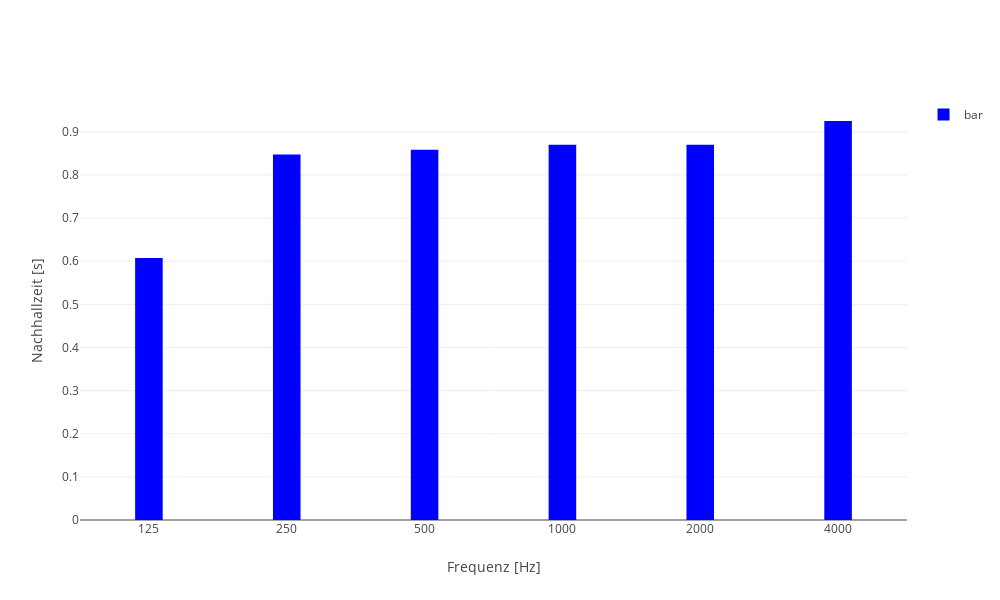
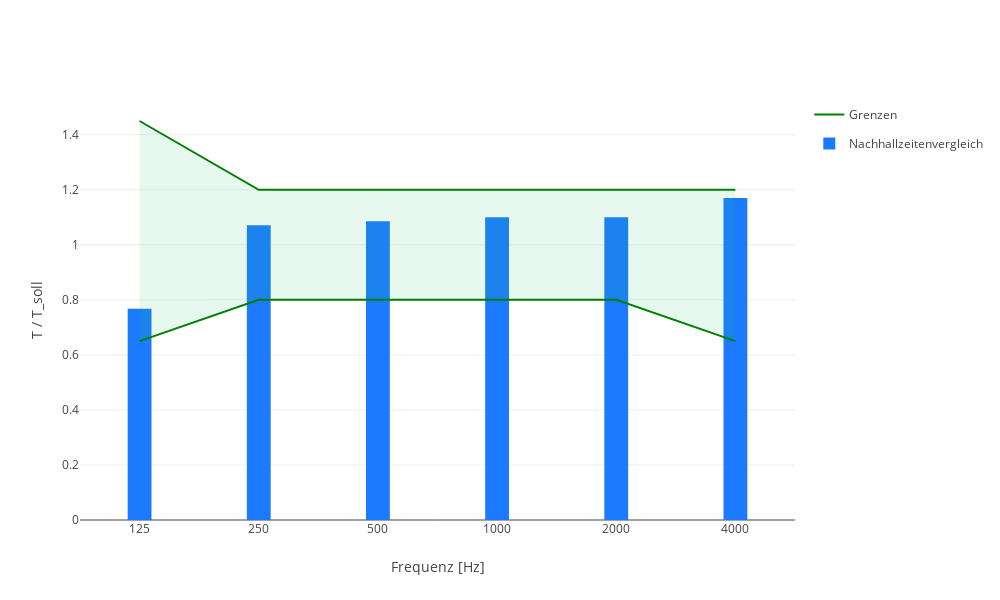

Source (notebook cell) for these figures, in order:
### Code cell
import math 
import numpy as np
import plotly.graph_objects as go
from utils import basic_dict, read_db

volume = 40 # Abschaetzung eines normal grossen Raumes
surface = [20,20,10,10,8,8] # Abschaetzung eines normal grossen Raumes
# Testwerte fuer die diffusen Absorptionsgrade

alpha = {'125 Hz': [.2, 0.1,0.2, 0.1,0.1, 0.1], '250 Hz': [0.1, 0.1,0.1, 0.1,0.1, 0.1], 
           '500 Hz': [0.02, 0.1,0.2, 0.07,0.1, 0.2], '1 kHz': [0.1, 0.1, 0.08, 0.1,  0.1, 0.1], 
           '2 kHz': [0.1, 0.04, 0.1, 0.2, 0.1, 0.1], '4 kHz': [0.1, 0.1, 0.1, 0.1, 0.02, 0.1]} # 

use = 'Musik'

class room: 
    '''Class inheriting all functions for calculations and making plots.'''

    def __init__(self, volume, surface, alpha, use):
        '''Function to initialize the class "room"'''
        self.input = {'Volume': volume, 'Surface': surface, 'Absorption coefficient': alpha}
        self.volume = volume
        self.surface = surface
        self.alpha = alpha
        self.use = use
        self.ErrorMessage = None

    def criticalDistance(self):
        '''
        Function to calculate the critical distance, where the energy densities of the direct and reflected soundfield are equal. 
        Calculation is made with an approximate formula based on statistical acoustics in a diffuse soundfield.
        '''
        
        criticalDistance = np.sqrt(self.equivalentAbsorptionSurface() / 50)

        return criticalDistance
        
    def equivalentAbsorptionSurface(self):
        '''Function to calculate the equivalent absorption surface.'''

        equivalentAbsorptionSurface = basic_dict()

        for walls in range(len(self.surface)):
            for octavebands in equivalentAbsorptionSurface:
                alphaValuesList = self.alpha[octavebands]
                equivalentAbsorptionSurface[octavebands] = equivalentAbsorptionSurface[octavebands] + self.surface[walls] * alphaValuesList[walls]
 
        return equivalentAbsorptionSurface
    
    def equivalentAbsorptionSurface_people(self, peopleDescription, numberOfPeople):
        '''
        Function to add equivalent absorption surface based on the number of people in the room and their specification regarding age and position (e.g. standing, sitting).
        Data retrieved from Table A.1 in DIN 18041
        '''
        equivalentAbsorptionSurface_total = basic_dict()
        equivalentAbsorptionSurface_walls = self.equivalentAbsorptionSurface()

        equivalentAbsorptionSurface_people = read_db('equivalentAbsorptionSurface_people_data.csv')

        equivalentAbsorptionSurface_people_list =  equivalentAbsorptionSurface_people[peopleDescription]

        index = 0

        for octaveBands in equivalentAbsorptionSurface_walls:
            
            equivalentAbsorptionSurface_total[octaveBands] = equivalentAbsorptionSurface_walls[octaveBands] + numberOfPeople * equivalentAbsorptionSurface_people_list[index]
            index += 1
            print(index)

        return equivalentAbsorptionSurface_total
   
    def reverberationTime(self):
        '''Function to calculate the reverberation time.'''

        reverberationTimeSeconds = basic_dict()
        equivalentSurface = self.equivalentAbsorptionSurface()
        for octavebands in equivalentSurface:
            reverberationTimeSeconds[octavebands] = (self.volume / equivalentSurface[octavebands]) * 0.161

        return reverberationTimeSeconds
    
    def reverberationTime_ratio(self):
        '''Function to calculate the ratio of given reverberation time to wanted reverberation time. Wanted reverberation time is based on the rooms use case and its volume.'''

        reverberationTime_ratio = basic_dict()
        ReverberationTime_upperlimit = {'125 Hz':1.45 , '250 Hz':1.2 , '500 Hz':1.2 , '1 kHz':1.2, '2 kHz':1.2 , '4 kHz':1.2 }
        ReverberationTime_lowerlimit = {'125 Hz':0.65 , '250 Hz':0.8 , '500 Hz':0.8 , '1 kHz':0.8, '2 kHz':0.8 , '4 kHz':0.65 }

        # Calculation of the wanted reverberation time dependent on the use case given in DIN 18041 (and the volume in use case "Sport")
        if self.use == 'Musik':
            reverberationTime_wanted = 0.45 * math.log10(self.volume) + 0.07

        elif self.use == 'Sprache/Vortrag':
            reverberationTime_wanted = 0.37 * math.log10(self.volume) - 0.14

        elif self.use == 'Sprache/Vortrag inklusiv':    
            reverberationTime_wanted = 0.32 * math.log10(self.volume) - 0.17

        elif self.use == 'Unterricht/Kommunikation':
            reverberationTime_wanted = 0.32 * math.log10(self.volume) - 0.17

        elif self.use == 'Unterricht/Kommunikation inklusiv':
            reverberationTime_wanted = 0.26 * math.log10(self.volume) - 0.14

        elif self.use == 'Sport':
                if self.volume > 10000:        
                    reverberationTime_wanted = 2
                else:
                    reverberationTime_wanted = 0.75 * math.log10(self.volume) - 1

        # Calculation of the ratio of calculated reverberation time to wanted reverberation time from DIN 18041 
        for octaveBands in self.reverberationTime():
            reverberationTime_ratio[octaveBands] = self.reverberationTime()[octaveBands] / reverberationTime_wanted
            if reverberationTime_ratio[octaveBands] > ReverberationTime_upperlimit[octaveBands]:
                self.ErrorMessage = f'Nachhallzeit in Oktavband mit Mittenfrequenz {octaveBands} zu hoch'
            elif reverberationTime_ratio[octaveBands] < ReverberationTime_lowerlimit[octaveBands]:
                self.ErrorMessage = f'Nachhallzeit in Oktavband mit Mittenfrequenz {octaveBands} zu niedrig'  

        return reverberationTime_ratio, self.ErrorMessage
    
    def plot_reverberationTime(self):
        '''Function, which returns a plot of the reverberation time in octave bands.'''

        freq = np.array([125,250,500,1000,2000,4000])
        reverberationTimeSeconds = self.reverberationTime()

        fig = go.Figure()

        trace1 = go.Bar(x = freq, 
                        y = list(reverberationTimeSeconds.values()), 
                        name = 'bar', 
                        marker_color = 'blue', 
                        showlegend= True, 
                        width=.2)
        
        fig.add_trace(trace1)

        fig.update_layout(xaxis_title = 'Frequenz [Hz]', 
                          yaxis_title = 'Nachhallzeit [s]', 
                          width = 1000, 
                          height = 600)
        
        fig.update_xaxes(type='category')

        return fig
    
    def plot_reverberationTime_ratio(self):
        '''
        Function, which returns a plot of the calculated reverberation time in comparison to the wanted reverberation time 
        and the allowed deviations in octave bands.'''
        
        frequencies = [125,250,500,1000,2000,4000]
        
        ReverberationTime_upperlimit = [1.45, 1.2, 1.2, 1.2, 1.2, 1.2]
        ReverberationTime_lowerlimit = [0.65, 0.8, 0.8, 0.8, 0.8, 0.65]

        reverberationTime_ratio = list(self.reverberationTime_ratio()[0].values())

        fig = go.Figure()

        trace1 = go.Scatter(x = frequencies, 
                            y = ReverberationTime_lowerlimit, 
                            name = 'Grenzen', 
                            marker_color = 'green', 
                            mode = 'lines', 
                            legendgroup = 'boundaries',
                            hoverinfo = 'skip'
                            )
        
        trace2 = go.Scatter(x = frequencies, 
                            y = ReverberationTime_upperlimit, 
                            marker_color = 'green', 
                            fill = 'tonexty', 
                            fillcolor = 'rgba(26, 199, 93, 0.1)',
                            mode = 'lines',
                            legendgroup = 'boundaries',
                            showlegend = False,
                            hoverinfo = 'skip',
                            )
        
        trace3 = go.Bar(x = frequencies, 
                        y = reverberationTime_ratio, 
                        name = 'Nachhallzeitenvergleich',
                        width = .2,
                        marker_color = 'rgba(28, 122, 255, 1)',
                        # hovertemplate = 'Mittenfrequenz: %{x} Hz<br>Nachhallzeitenvergleich: %{y:.2f}', 
                        )
        
        fig.update_xaxes(type = 'category')       

        fig.update_layout(xaxis_title = 'Frequenz [Hz]',
                          yaxis_title = 'T / T_soll', 
                          width = 1000, 
                          height = 600, 
                        #   legend={'traceorder':'normal'},
                        #   hoverlabel = dict(bgcolor = 'rgba(28, 122, 255, .4)')
                          )
        
        fig.add_trace(trace1)
        fig.add_trace(trace2)
        fig.add_trace(trace3)
        
        return fig

room1 = room(volume , surface, alpha, use)

room1.plot_reverberationTime_ratio()

fig = room1.plot_reverberationTime()
fig.show()

room1.plot_reverberationTime_ratio()

### Figure 1 — Plotly figure (JSON) as saved in the notebook; plotly's stock layout.template omitted (floating-point values rounded to 4 significant figures)
{"data": [{"marker": {"color": "blue"}, "name": "bar", "showlegend": true, "type": "bar", "width": 0.2, "x": [125, 250, 500, 1000, 2000, 4000], "y": [0.6075, 0.8474, 0.8587, 0.8703, 0.8703, 0.9253]}], "layout": {"height": 600, "width": 1000, "xaxis": {"title": {"text": "Frequenz [Hz]"}, "type": "category"}, "yaxis": {"title": {"text": "Nachhallzeit [s]"}}}}

### Figure 2 — Plotly figure (JSON) as saved in the notebook; plotly's stock layout.template omitted (floating-point values rounded to 4 significant figures)
{"data": [{"hoverinfo": "skip", "legendgroup": "boundaries", "marker": {"color": "green"}, "mode": "lines", "name": "Grenzen", "type": "scatter", "x": [125, 250, 500, 1000, 2000, 4000], "y": [0.65, 0.8, 0.8, 0.8, 0.8, 0.65]}, {"fill": "tonexty", "fillcolor": "rgba(26, 199, 93, 0.1)", "hoverinfo": "skip", "legendgroup": "boundaries", "marker": {"color": "green"}, "mode": "lines", "showlegend": false, "type": "scatter", "x": [125, 250, 500, 1000, 2000, 4000], "y": [1.45, 1.2, 1.2, 1.2, 1.2, 1.2]}, {"marker": {"color": "rgba(28, 122, 255, 1)"}, "name": "Nachhallzeitenvergleich", "type": "bar", "width": 0.2, "x": [125, 250, 500, 1000, 2000, 4000], "y": [0.7681, 1.071, 1.086, 1.1, 1.1, 1.17]}], "layout": {"height": 600, "width": 1000, "xaxis": {"title": {"text": "Frequenz [Hz]"}, "type": "category"}, "yaxis": {"title": {"text": "T / T_soll"}}}}
